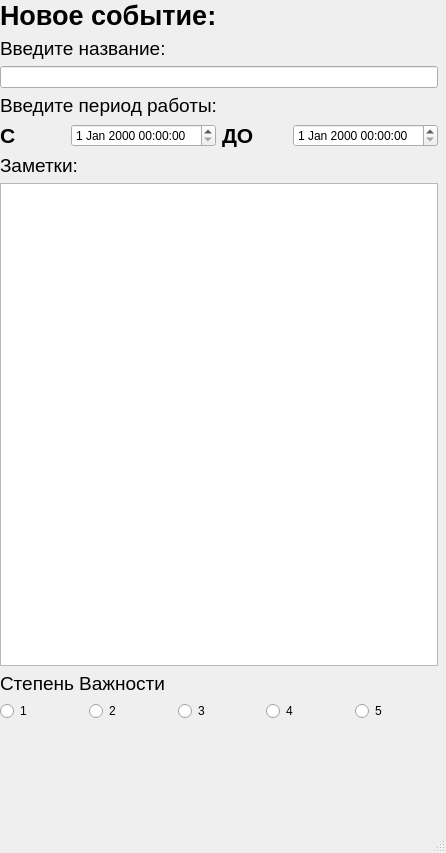
<?xml version="1.0" encoding="UTF-8"?>
<ui version="4.0">
 <class>MainWindow</class>
 <widget class="QMainWindow" name="MainWindow">
  <property name="geometry">
   <rect>
    <x>0</x>
    <y>0</y>
    <width>446</width>
    <height>853</height>
   </rect>
  </property>
  <property name="windowTitle">
   <string>New</string>
  </property>
  <widget class="QWidget" name="centralwidget">
   <widget class="QWidget" name="verticalLayoutWidget">
    <property name="geometry">
     <rect>
      <x>0</x>
      <y>0</y>
      <width>438</width>
      <height>721</height>
     </rect>
    </property>
    <layout class="QVBoxLayout" name="verticalLayout">
     <item>
      <widget class="QLabel" name="new_2">
       <property name="font">
        <font>
         <pointsize>20</pointsize>
         <weight>75</weight>
         <bold>true</bold>
        </font>
       </property>
       <property name="text">
        <string>Новое событие:</string>
       </property>
      </widget>
     </item>
     <item>
      <widget class="QLabel" name="title">
       <property name="font">
        <font>
         <pointsize>14</pointsize>
        </font>
       </property>
       <property name="text">
        <string>Введите название:</string>
       </property>
      </widget>
     </item>
     <item>
      <widget class="QLineEdit" name="title_row"/>
     </item>
     <item>
      <widget class="QLabel" name="time">
       <property name="font">
        <font>
         <pointsize>14</pointsize>
        </font>
       </property>
       <property name="text">
        <string>Введите период работы:</string>
       </property>
      </widget>
     </item>
     <item>
      <layout class="QHBoxLayout" name="horizontalLayout_2">
       <item>
        <widget class="QLabel" name="s">
         <property name="font">
          <font>
           <pointsize>16</pointsize>
           <weight>75</weight>
           <bold>true</bold>
          </font>
         </property>
         <property name="text">
          <string>С</string>
         </property>
        </widget>
       </item>
       <item>
        <widget class="QDateTimeEdit" name="st"/>
       </item>
       <item>
        <widget class="QLabel" name="do_2">
         <property name="font">
          <font>
           <pointsize>16</pointsize>
           <weight>75</weight>
           <bold>true</bold>
          </font>
         </property>
         <property name="text">
          <string>ДО</string>
         </property>
        </widget>
       </item>
       <item>
        <widget class="QDateTimeEdit" name="nd"/>
       </item>
      </layout>
     </item>
     <item>
      <widget class="QLabel" name="ideas">
       <property name="font">
        <font>
         <pointsize>14</pointsize>
        </font>
       </property>
       <property name="text">
        <string>Заметки:</string>
       </property>
      </widget>
     </item>
     <item>
      <widget class="QPlainTextEdit" name="plans"/>
     </item>
     <item>
      <widget class="QLabel" name="importace">
       <property name="font">
        <font>
         <pointsize>14</pointsize>
        </font>
       </property>
       <property name="text">
        <string>Степень Важности</string>
       </property>
      </widget>
     </item>
     <item>
      <layout class="QHBoxLayout" name="horizontalLayout">
       <item>
        <widget class="QRadioButton" name="one">
         <property name="text">
          <string>1</string>
         </property>
        </widget>
       </item>
       <item>
        <widget class="QRadioButton" name="two">
         <property name="text">
          <string>2</string>
         </property>
        </widget>
       </item>
       <item>
        <widget class="QRadioButton" name="third">
         <property name="text">
          <string>3</string>
         </property>
        </widget>
       </item>
       <item>
        <widget class="QRadioButton" name="four">
         <property name="text">
          <string>4</string>
         </property>
        </widget>
       </item>
       <item>
        <widget class="QRadioButton" name="five">
         <property name="text">
          <string>5</string>
         </property>
        </widget>
       </item>
      </layout>
     </item>
    </layout>
   </widget>
  </widget>
  <widget class="QMenuBar" name="menubar">
   <property name="geometry">
    <rect>
     <x>0</x>
     <y>0</y>
     <width>446</width>
     <height>21</height>
    </rect>
   </property>
  </widget>
  <widget class="QStatusBar" name="statusbar"/>
 </widget>
 <resources/>
 <connections/>
</ui>
